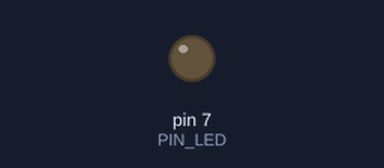
The sketch below on a simulated Arduino Uno, built with avr-gcc and run on an emulated ATmega328P. Parts: output pins drawn as LEDs (lit = HIGH). At 2.0 s the program stops and its outputs stay as they are.

Above: at 0.1 s.
At 2.1 s:
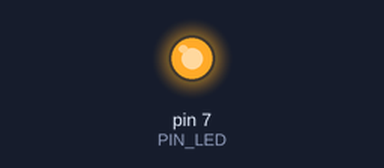
Timing chart, 0 to 3.5 s (numbered marks = the images above):
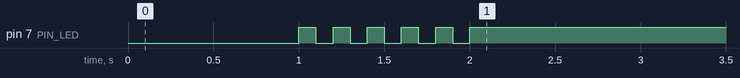

Measured:
- by itself, pin 7 (PIN_LED): alternates HIGH for 0.10 s and LOW for 0.10 s, 10 changes in all, then stays HIGH

The sketch:

05_practice_02.ino
```cpp
#define PIN_LED 7
unsigned int count, toggle;

void setup() {
  pinMode(PIN_LED, OUTPUT);
  Serial.begin(11520); //Initialize serial port
  while (!Serial) {
    ; // wait for serial port to connect.
  }

  toggle = 0;
  digitalWrite(PIN_LED, 0);
  delay(1000);

  int i;
  for(i=1; i<=10; i++) {
    toggle = i % 2;
    digitalWrite(PIN_LED, toggle);
    delay(100);
  }
}

void loop() {
  while (1) {
  digitalWrite(PIN_LED, 1); //update LED status.
  }
}
```
